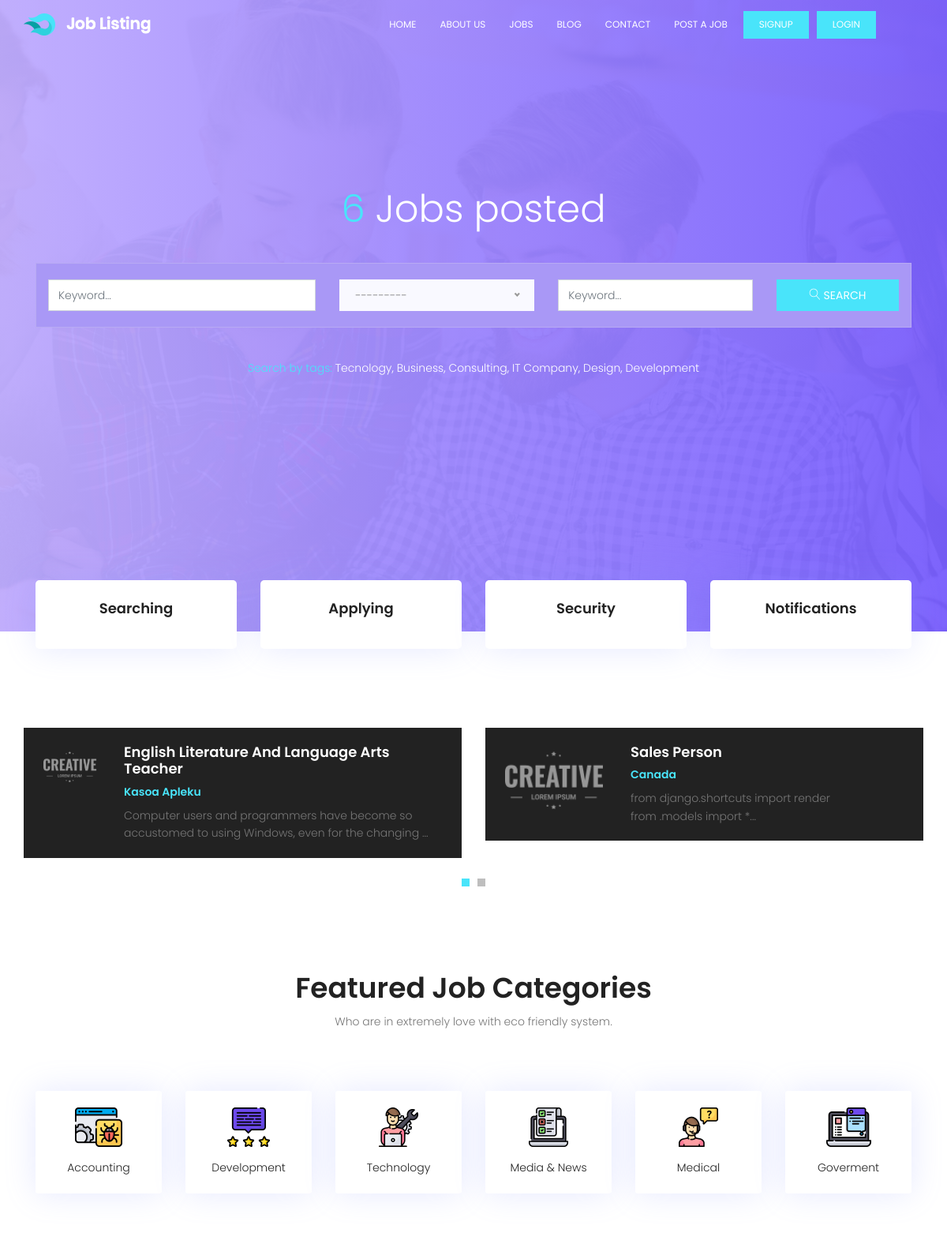
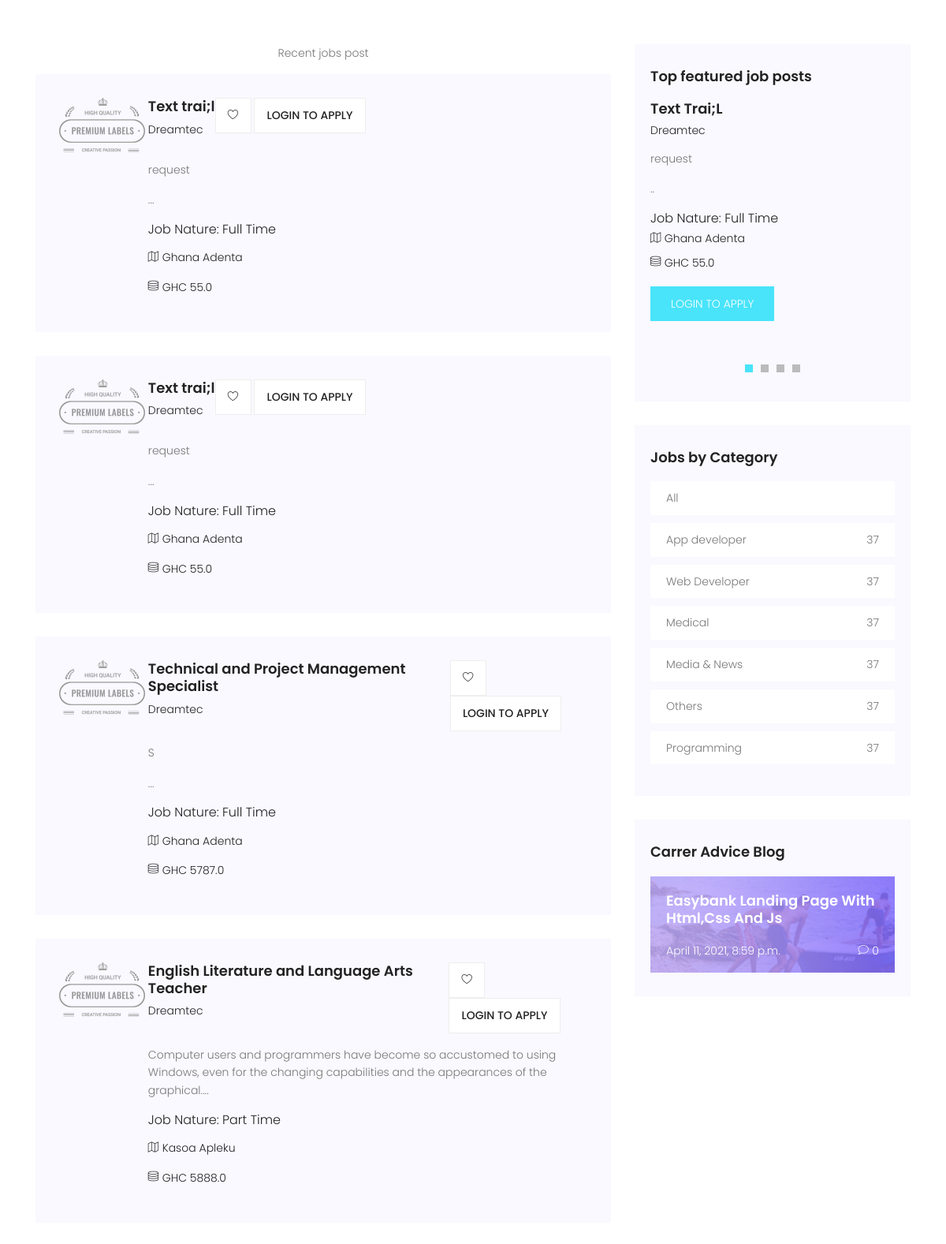
The page / (upper part) on the database its author committed (2 pictures, top to bottom).
### portal/models.py (models this page shows, shortened)
class Job(models.Model):
    company_name = models.CharField(max_length=200)
    job_title = models.CharField(max_length=200)
    company_email = models.EmailField(blank=True, null=True)
    thumbnail = models.ImageField(upload_to='jobs_img', blank=True, null=True)
    category = models.ForeignKey(
        Category, on_delete=models.CASCADE, default='Others')
    job_type = models.CharField(max_length=20, choices=_job_Type, default=1)
    description = RichTextField()
    location = models.CharField(max_length=150)
    salary = models.FloatField(blank=True, null=True)
    application_url = models.URLField(blank=True, null=True)
    slug = models.SlugField(blank=True, null=True)
    created = models.DateTimeField(auto_now_add=True)
    featured = models.BooleanField(default=False)
    approved = models.BooleanField(default=True)
    class Meta:
        ordering = ['-created']

class Category(models.Model):
    category = models.CharField(max_length=100)
    created = models.DateTimeField(auto_now_add=True)
    class Meta:
        verbose_name_plural = 'Categories'
        ordering = ['-id']
    def __str__(self):
        return self.category

### blog/models.py (models this page shows, shortened)
class Blog(models.Model):
    title = models.CharField(max_length=200)
    thumbnail = models.ImageField(
        upload_to="blog/images", blank=True, null=True)
    category = models.CharField(max_length=150)
    description = RichTextField()
    published = models.BooleanField(default=True)
    featured = models.BooleanField(default=False)
    slug = models.SlugField(blank=True, null=True)
    created = models.DateTimeField(auto_now_add=True)
    class Meta:
        ordering = ['-created']

### portal/views.py (the view)
# urls.py: path('', homePage, name="home"),
def homePage(request):
    filters = JobFilter(
        request.GET, queryset=Job.objects.filter(approved=True))
    context = {
        'filters': filters
    }
    return render(request, 'portal/index.html', context)

### portal/context_processors.py (called while the page is built)
def Processors(request):
    jobs = Job.objects.filter(approved=True).order_by('-created')
    categories = Category.objects.all().order_by('-id')
    blogs = Blog.objects.filter(published=True).order_by('-id')
    blog_count = blogs.count()
    return {
        'categories': categories,
        'jobs': jobs,
        'blog_count': blog_count,
        'blogs': blogs,
    }

### templates/portal/index.html (shortened to what this page needs)
{% extends 'base.html' %}
{% load static %}
{% block content %}
			<section class="banner-area relative" id="home">
				<div class="container">
					<div class="row fullscreen d-flex align-items-center justify-content-center">
						<div class="banner-content col-lg-12">
							<h1 class="text-white">
								<span>{{jobs.count}}</span> Jobs posted
							</h1>
							<form action="" method="GET" class="serach-form-area">
								<div class="row justify-content-center form-wrap">
									<div class="col-lg-4 form-cols">
									{{filters.form.job_title}}
									</div>
									<div class="col-lg-3 form-cols">
									<div class="default-select" id="default-selects">
									</div>
									</div>
									<div class="col-lg-3 form-cols">
									{{filters.form.location}}
									</div>
									<div class="col-lg-2 form-cols">
									    <button type="submit" class="btn btn-info">
									      <span class="lnr lnr-magnifier"></span> Search
									    </button>
									</div>
								</div>
							</form>
							<p class="text-white"> <span>Search by tags:</span> Tecnology, Business, Consulting, IT Company, Design, Development</p>
						</div>
					</div>
				</div>
			</section>
			<section class="features-area">
				<div class="container">
					<div class="row">
						<div class="col-lg-3 col-md-6">
							<div class="single-feature">
								<h4>Searching</h4>
							</div>
						</div>
						<div class="col-lg-3 col-md-6">
							<div class="single-feature">
								<h4>Applying</h4>
							</div>
						</div>
						<div class="col-lg-3 col-md-6">
							<div class="single-feature">
								<h4>Security</h4>
							</div>
						</div>
						<div class="col-lg-3 col-md-6">
							<div class="single-feature">
								<h4>Notifications</h4>
							</div>
						</div>
					</div>
				</div>
			</section>
			<section class="popular-post-area pt-100">
				<div class="container">
					<div class="row align-items-center">
						<div class="active-popular-post-carusel">
							{% for job in jobs %}
							{% if job.featured == True %}
							<div class="single-popular-post d-flex flex-row">
								<div class="thumb">
									<img class="img-fluid" src="{% static 'img/p1.png' %}" alt="">
								</div>
								<div class="details">
									<a href="{% url 'detail' job.slug %}"><h4>{{job.job_title|title}}</h4></a>
									<h6>{{job.location}}</h6>
									<p>
									{{job.description|slice:":100"|safe}}...
									</p>
								</div>
							</div>
							{% endif %}
							{% endfor %}
						</div>
					</div>
				</div>
			</section>
			<section class="feature-cat-area pt-100" id="category">
				<div class="container">
					<div class="row d-flex justify-content-center">
						<div class="menu-content pb-60 col-lg-10">
							<div class="title text-center">
								<h1 class="mb-10">Featured Job Categories</h1>
								<p>Who are in extremely love with eco friendly system.</p>
							</div>
						</div>
					</div>
					<div class="row">
						<div class="col-lg-2 col-md-4 col-sm-6">
							<div class="single-fcat">
								<a href="{% url 'jobs' %}">
									<img src="{% static 'img/o1.png' %}" alt="">
								</a>
								<p>Accounting</p>
							</div>
						</div>
						<div class="col-lg-2 col-md-4 col-sm-6">
							<div class="single-fcat">
								<a href="{% url 'jobs' %}">
									<img src="{% static 'img/o2.png' %}" alt="">
								</a>
								<p>Development</p>
							</div>
						</div>
						<div class="col-lg-2 col-md-4 col-sm-6">
							<div class="single-fcat">
								<a href="{% url 'jobs' %}">
									<img src="{% static 'img/o3.png' %}" alt="">
								</a>
								<p>Technology</p>
							</div>
						</div>
						<div class="col-lg-2 col-md-4 col-sm-6">
							<div class="single-fcat">
								<a href="{% url 'jobs' %}">
									<img src="{% static 'img/o4.png' %}" alt="">
								</a>
								<p>Media & News</p>
							</div>
						</div>
						<div class="col-lg-2 col-md-4 col-sm-6">
							<div class="single-fcat">
								<a href="{% url 'jobs' %}">
									<img src="{% static 'img/o5.png' %}" alt="">
								</a>
								<p>Medical</p>
							</div>
						</div>
						<div class="col-lg-2 col-md-4 col-sm-6">
							<div class="single-fcat">
								<a href="{% url 'jobs' %}">
									<img src="{% static 'img/o6.png' %}" alt="">
								</a>
								<p>Goverment</p>
							</div>
						</div>
					</div>
				</div>
			</section>
			<section class="post-area section-gap">
				<div class="container">
					<div class="row justify-content-center d-flex">
						<div class="col-lg-8 post-list">
							<p class="text-center">Recent jobs post</p>
							{% for job in jobs|slice:":5" %}
							<div class="single-post d-flex flex-row">
								<div class="thumb">
									<img src="{% static 'img/post.png' %}" alt="">
								</div>
								<div class="details">
									<div class="title d-flex flex-row justify-content-between">
										<div class="titles">
											<a href="{% url 'detail' job.slug %}"><h4>{{job.job_title}}</h4></a>
											<h6>{{job.company_name}}</h6>
										</div>
										<ul class="btns">
											<li><a href="{% url 'detail' job.slug %}"><span class="lnr lnr-heart"></span></a></li>
											{% if request.user.is_authenticated %}
											<li><a href="{% url 'detail' job.slug %}">Apply</a></li>
											{% else %}
											<li><a href="{% url 'login' %}">Login to apply</a></li>
											{% endif %}
										</ul>
									</div>
									<p>
									{{job.description|slice:":150"|safe}}...
									</p>
									<h5>Job Nature: {{job.job_type}}</h5>
									<p class="address"><span class="lnr lnr-map"></span> {{job.location}}</p>
									{% if job.salary %}
									<p class="address"><span class="lnr lnr-database"></span> GHC {{job.salary}}</p>
									{% endif %}
								</div>
							</div>
							{% endfor %}
						</div>
						<div class="col-lg-4 sidebar">
							<div class="single-slidebar">
								<h4>Top featured job posts</h4>
								<div class="active-relatedjob-carusel">
								{% for job in jobs|slice:":4" %}
									<div class="single-rated">
										<a href="{% url 'detail' job.slug %}"><h4>{{job.job_title|title}}</h4></a>
										<h6>{{job.company_name|title}}</h6>
										<p>
										{{job.description|slice:":100"|safe}}..
										</p>
										<h5>Job Nature: {{job.job_type}}</h5>
										<p class="address"><span class="lnr lnr-map"></span> {{job.location}}</p>
										{% if job.salary %}
										<p class="address"><span class="lnr lnr-database"></span> GHC {{job.salary}}</p>
										{% endif %}
										{% if request.user.is_authenticated %}
										<a href="{% url 'detail' job.slug %}" class="btns text-uppercase">Apply job</a>
										{% else %}
										<a href="{% url 'login' %}" class="btns text-uppercase">Login to apply</a>
										{% endif %}
									</div>
								{% endfor %}
								</div>
							</div>
								<div class="single-slidebar">
								<h4>Jobs by Category </h4>
								<ul class="cat-list">
								<li>
									<a class="justify-content-between d-flex" href="{% url 'jobs' %}">
									<p>All</p>
									</a>
									</li>
								{% for category in categories|slice:":10" %}
									<li>
									<a class="justify-content-between d-flex" href="{% url 'jobs' %}?category={{category.category}}">
									<p>{{category.category}}</p>
									<span>37</span>
									</a>
									</li>
								{% endfor %}
								</ul>
							</div>
							{% if blog_count > 0 %}
							<div class="single-slidebar">
								<h4>Carrer Advice Blog</h4>
								<div class="blog-list">
								{% for blog in blogs %}
								{% if blog.featured %}
									{% if blog.thumbnail %}
									<div class="single-blog " style="background:#000 url({% static 'img/blog2.jpg' %});">
									{% else %}
									<div class="single-blog " style="background:#000 url({% static 'img/blog3.jpg' %});">
									{% endif %}
										<a href="{% url 'blog_detail' blog.slug %}">
										<h4>
										{{blog.title|title}}
										</h4></a>
										<div class="meta justify-content-between d-flex">
											<p>
												{{blog.created}}
											</p>
											<p>
												 <span class="lnr lnr-bubble"></span>
												{{blog.comments.count}}
											</p>
										</div>
									</div>
									{% endif %}
								{% endfor %}
								</div>
							</div>
							{% endif %}
						</div>
					</div>
				</div>
			</section>
{% endblock content %}

### rows shown on the page
Job: featured True (drawn), job_title "English Literature And Language Arts Teacher", location "Kasoa Apleku", description "Computer users and programmers have become so accustomed to using Windows, even for the changing", job_title "English Literature and Language Arts Teacher", company_name "Dreamtec", description "Computer users and programmers have become so accustomed to using Windows, even for the changing capabilities and the appearances of the graphical.", job_type "Part Time", salary "5888.0"
Job: featured True (drawn), job_title "Sales Person", location "Canada", description "from django.shortcuts import render from .models import *"
Job: job_title "Text trai;l", company_name "Dreamtec", description "request", job_type "Full Time", location "Ghana Adenta", salary "55.0", job_title "Text Trai;L"
Job: job_title "Text trai;l", company_name "Dreamtec", description "request", job_type "Full Time", location "Ghana Adenta", salary "55.0"
Job: job_title "Technical and Project Management Specialist", company_name "Dreamtec", description "S", job_type "Full Time", location "Ghana Adenta", salary "5787.0"
Category: category "App developer"
Category: category "Web Developer"
Category: category "Medical"
Category: category "Media & News"
Category: category "Others"
Category: category "Programming"
Blog: featured True (drawn), title "Easybank Landing Page With Html,Css And Js", created "April 11, 2021, 8:59 p.m.", comments.count "0"

### other values the page prints
{{ jobs.count }} "6"
